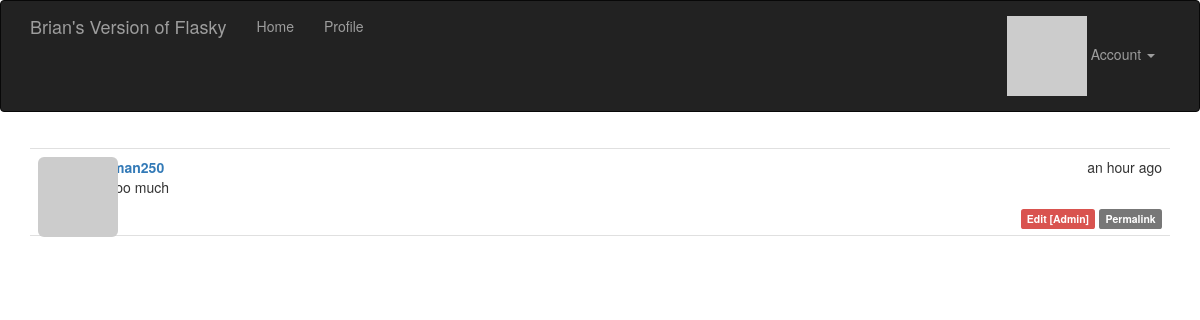
Page /post/3 (signed in) on the committed database.
### app/models.py (models this page shows, shortened)
class Post(db.Model):
	__tablename__ = 'posts'
	id = db.Column(db.Integer, primary_key=True)
	body = db.Column(db.Text)
	body_html = db.Column(db.Text)
	timestamp = db.Column(db.DateTime, index=True, default=datetime.utcnow)
	author_id = db.Column(db.Integer, db.ForeignKey('users.id'))

class User(UserMixin, db.Model):
	__tablename__ = 'users'
	id = db.Column(db.Integer, primary_key=True)
	email = db.Column(db.String(64), unique=True, index=True)
	username = db.Column(db.String(64), unique=True, index=True)
	role_id = db.Column(db.Integer, db.ForeignKey('roles.id'))
	password_hash = db.Column(db.String(128))
	confirmed = db.Column(db.Boolean, default=False)
	name = db.Column(db.String(64))
	location = db.Column(db.String(64))
	about_me = db.Column(db.Text())
	member_since = db.Column(db.DateTime(), default=datetime.utcnow)
	last_seen = db.Column(db.DateTime(), default=datetime.utcnow)
	avatar_hash = db.Column(db.String(32))
	posts = db.relationship('Post', backref='author', lazy='dynamic')
	followed = db.relationship('Follow',
								foreign_keys=[Follow.follower_id],
								backref=db.backref('follower', lazy='joined'),
								lazy='dynamic',
								cascade='all, delete-orphan')
	followers = db.relationship('Follow',
								foreign_keys=[Follow.followed_id],
								backref=db.backref('followed', lazy='joined'),
								lazy='dynamic',
								cascade='all, delete-orphan')
	@property
	def password(self):
		raise AttributeError('password is not a readable attribute')
	def can(self, permissions):
		return self.role is not None and \
			(self.role.permissions & permissions) == permissions
	def is_administrator(self):
		return self.can(Permission.ADMINISTER)
	def ping(self):
		self.last_seen = datetime.utcnow()
		db.session.add(self)
	def gravatar(self, size=100, default='identicon', rating='g'):
		if request.is_secure:
			url = 'https://secure.gravatar.com/avatar'
		else:
			url = 'http://secure.gravatar.com/avatar'
		hash = self.avatar_hash or hashlib.md5(self.email.encode('utf-8')).hexdigest()
		return '{url}/{hash}?s={size}&d={default}&r={rating}'.format(
			url=url, hash=hash, size=size, default=default, rating=rating)

### app/main/views.py (the view)
@main.route('/post/<int:id>')
def post(id):
	post = Post.query.get_or_404(id)
	return render_template('post.html', posts=[post])

### app/auth/views.py (called while the page is built)
@auth.before_app_request
def before_request():
	if current_user.is_authenticated:
		current_user.ping()
		if not current_user.confirmed \
				and request.endpoint \
				and request.endpoint[:5] != 'auth.' \
				and request.endpoint != 'static':
			return redirect(url_for('auth.unconfirmed'))

### app/main/__init__.py (called while the page is built)
@main.app_context_processor
def inject_permissions():
	return dict(Permission=Permission)

### app/models.py (called while the page is built)
@login_manager.user_loader
def load_user(user_id):
	return User.query.get(int(user_id))

### app/templates/post.html (shortened to what this page needs)
{% extends "base.html" %}
{% import "_macros.html" as macros %}
{% block page_content %}
{% include '_posts.html' %}
{% endblock %}

### app/templates/_posts.html
<ul class="posts">
	{% for post in posts %}
	<li class="post">
		<div class="post-thumbnail">
			<a href="{{ url_for('.user', username=post.author.username) }}">
				<img class="img-rounded profile-thumbnail" src="{{ post.author.gravatar(size=40) }}">
			</a>
		</div>
		<div class="post-content">
			<div class="post-date">{{ moment(post.timestamp).fromNow() }}</div>
			<div class="post-author"><a href="{{ url_for('.user', username=post.author.username) }}">{{ post.author.username }}</a></div>
			<div class="post-body">
				{% if post.body_html %}
					{{ post.body_html | safe }}
				{% else %}
					{{ post.body }}
				{% endif %}
			</div>
			<div class="post-footer">
				{% if current_user == post.author %}
				<a href="{{ url_for('.edit', id=post.id) }}">
					<span class="label label-primary">Edit</span>
				</a>
				{% elif current_user.is_administrator() %}
				<a href="{{ url_for('.edit', id=post.id) }}">
					<span class="label label-danger">Edit [Admin]</span>
				</a>
				{% endif %}
				<a href="{{ url_for('.post', id=post.id) }}">
					<span class="label label-default">Permalink</span>
				</a>
			</div>
		</div>
	</li>
	{% endfor %}
</ul>

### app/static/styles.css (style rules this page uses)
.profile-thumbnail { position: absolute; }
ul.posts { list-style-type: none; padding: 0px; margin: 16px 0px 0px 0px; border-top: 1px solid #e0e0e0; }
ul.posts li.post { padding: 8px; border-bottom: 1px solid #e0e0e0; }
div.post-date { float: right; }
div.post-author { font-weight: bold; }
div.post-thumbnail { position: absolute; }
div.post-content { margin-left: 48px; min-height: 48px; }
div.post-footer { text-align: right; }

### rows in the picture
Post: timestamp "an hour ago", author.username "hoffman250", body_html "Not too much"
